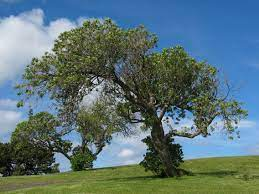
//> input picture Resize and Crop/example.jpg, 259 x 194 px
$ ./main   (built with g++ and OpenCV 4)
//> lines starting //> are read from the running program, lines starting //| are printed output that depends on the picture
#include <opencv2/imgcodecs.hpp>
#include <opencv2/highgui.hpp>
#include <opencv2/imgproc.hpp>
#include <iostream>
#include <string>

using namespace std;

int main(void)
{
	string path = "example.jpg";
	cv::Mat img = cv::imread(path);
//> img is the input picture: 194 rows x 259 cols, CV_8UC3; mean B, G, R 118.2, 114.7, 91.2
	cv::Mat imgResize,imgCrop;

	cv::resize(img,imgResize, cv::Size(100,100));
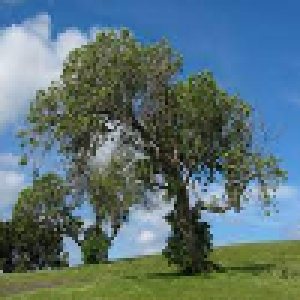
//> imgResize: 100 rows x 100 cols, CV_8UC3 (shown 3 times larger); mean B, G, R 118.1, 114.6, 91.1

	cv::Rect roi(50,50,50,50);
	imgCrop = img(roi);
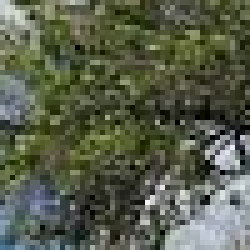
//> imgCrop: 50 rows x 50 cols, CV_8UC3 (shown 5 times larger); mean B, G, R 74.7, 93.8, 87.7

	imshow("Image",img);
	imshow("Image Resize",imgResize);
	imshow("Image crop",imgCrop);

	cv::waitKey(0);

	return 0;
}
